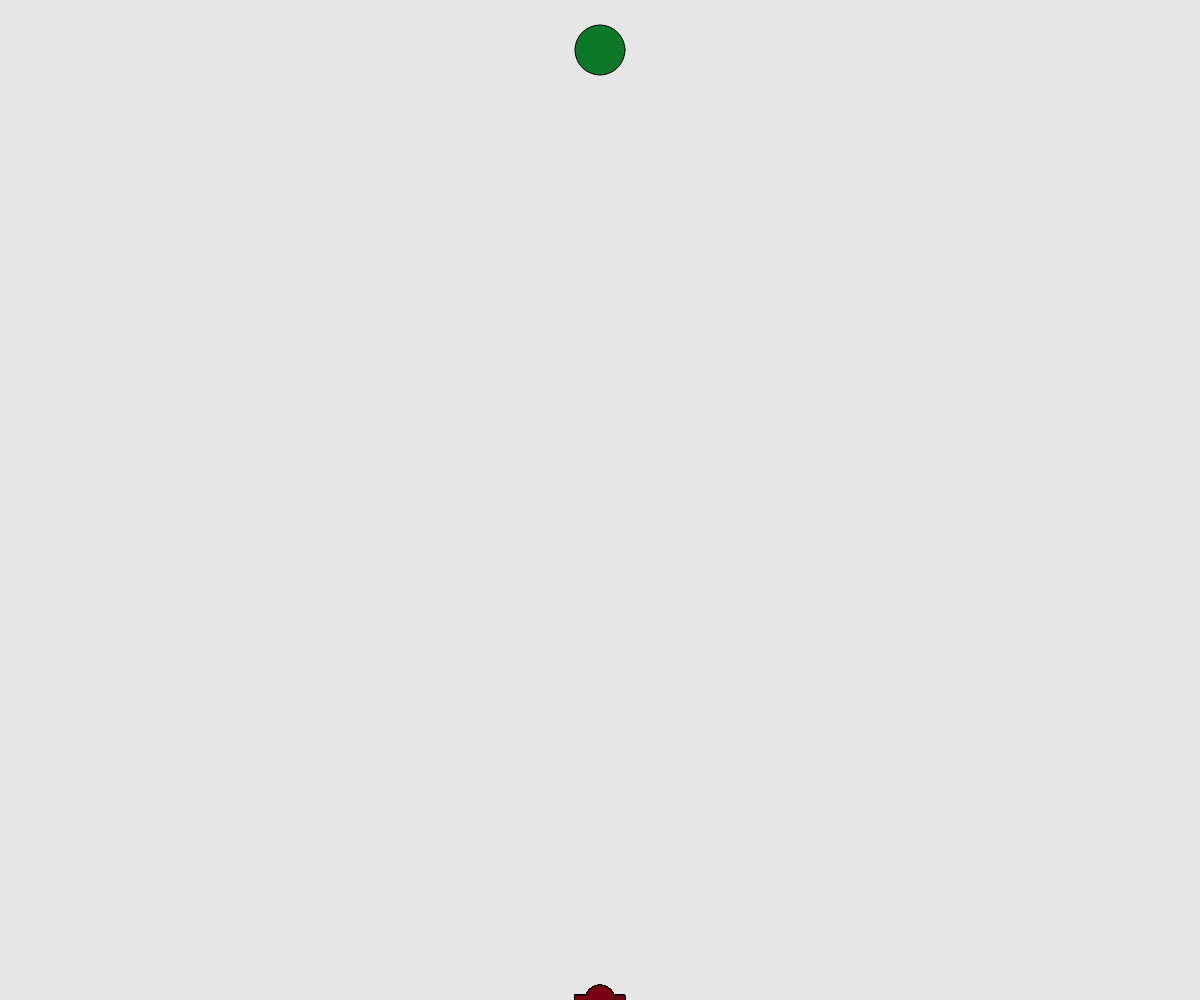
Frame 1 (no input)
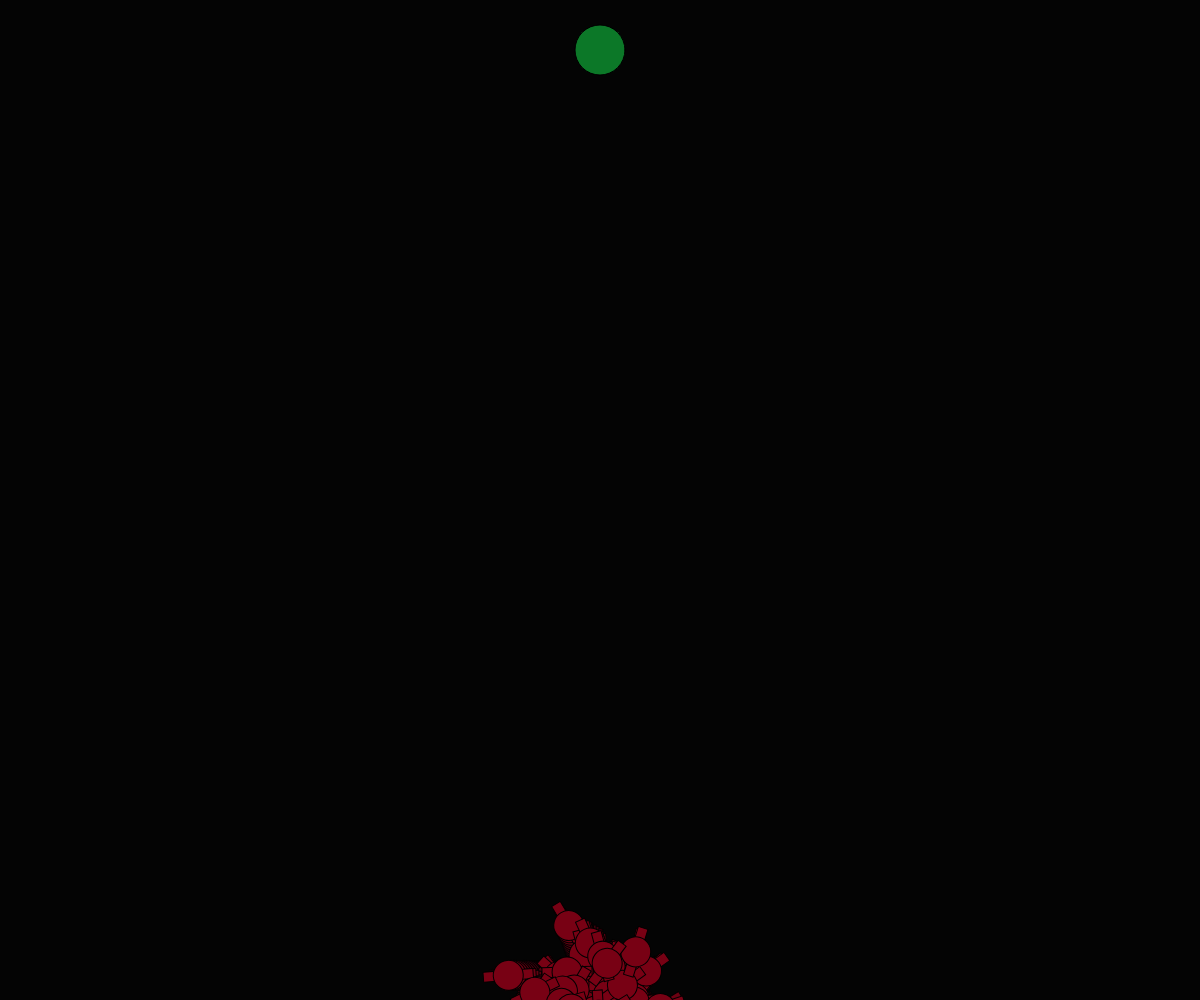
Frame 60 (no input)
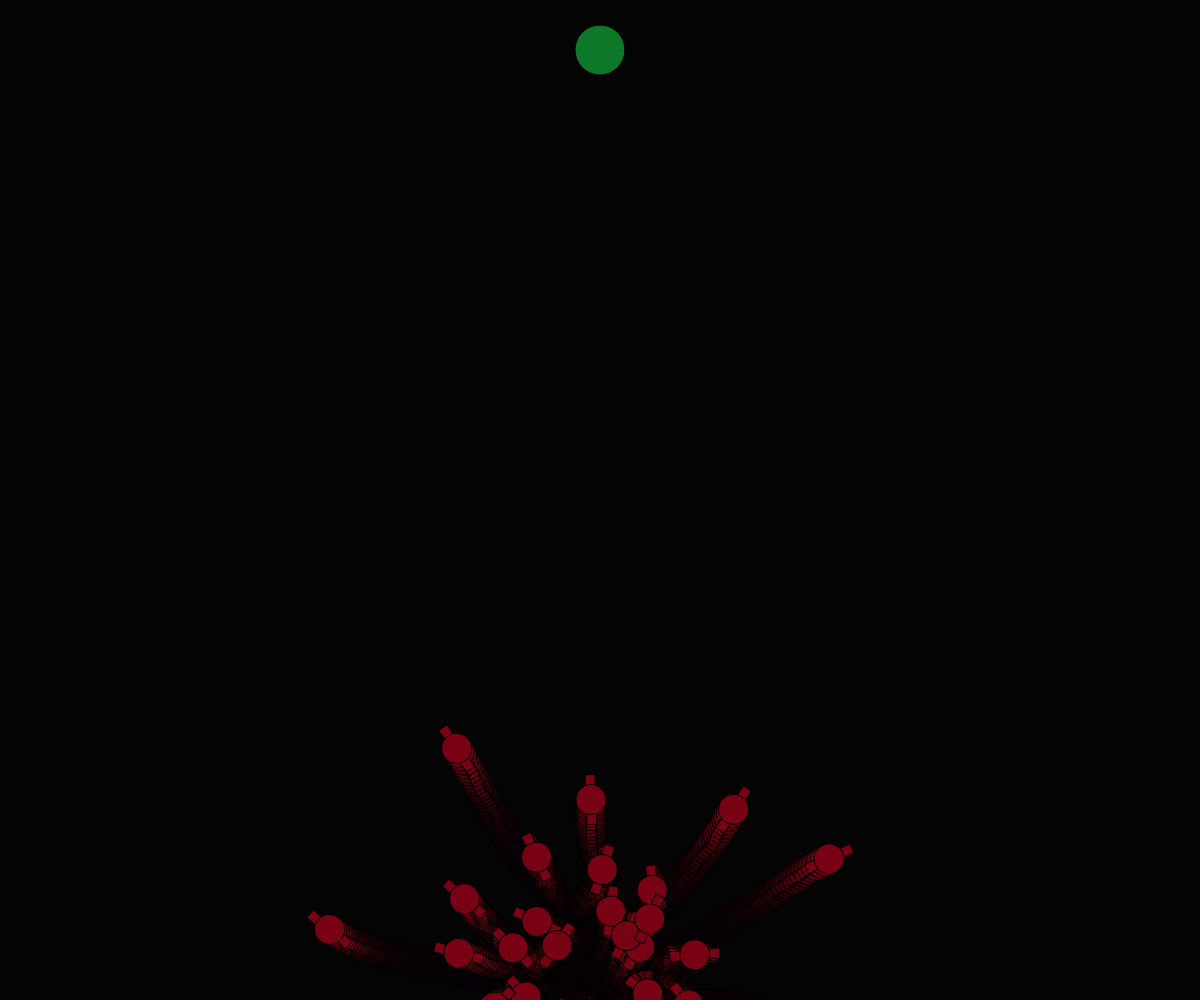
Frame 120 (the mouse pressed at the canvas centre since frame 60)

The p5.js sketch that drew these frames (run headless with seeded random() and noise() and a simulated clock; from frame 60 on, the mouse is pressed at the canvas centre):

// p5.js sketch
// ── sketch.js

var population; 
var lifespan = 200; 
var count = 0; 
var target; 
function setup()
{
createCanvas(windowWidth, windowHeight);
target = createVector(width/2 , 50); 
population= new Population();  
}


function draw()
{
background(0 , 25); 
fill(12 ,120,40); 
ellipse(target.x , target.y , 50); 
if (count>=lifespan)
{
    count=0; 
    var temp  = population.crossOver(); 

    population= new Population(temp); 
}
else{
population.run(); 
count++;
} 
}

class DNA
{
    constructor(gene)
    {
        this.size = 200 ; 
        if (gene)
        {
            this.genes= gene; 
        }
        else
        {
            this.genes = []; 
            for(var i =0; i<this.size ; i++)
        {
            var p = p5.Vector.random2D(); 
            p.mult(0.2);
            this.genes.push(p); 
        }
        }
    }
}

class Population
{
    constructor(new_generation)
    {
        this.size = 50; 
        this.rockets = [] ;
        this.mating_pool = []; 
        this.mutation = 0.01; 
        this.average_fitness=0; 
        if (new_generation)
        {
            this.rockets= new_generation; 
        }
        else
        {
        for (var i =0; i<this.size; i++)
        {
            this.rockets.push(new Rocket()); 
        }
    } 
    }
    run()
    {
        for (var i =0; i<this.rockets.length; i++)
        {
            this.rockets[i].draw(); 
            this.rockets[i].updaterocket();  
            this.rockets[i].calcFitness(); 
        }
    }

    crossOver()
    {
        // /mating_val = 0.4; 
       // var mating_val ;
        for (var i = 0; i<this.rockets.length; i++)
        {
           var mating_val = this.rockets[i].fitness*100; 

            for (var j = 0; j<mating_val; j++)
            {
                // creating a list of indexes of each pool and multiplying their fitness to add them to a list as something like
                // randomising with the greater fitness chromosomes, thus when choosing new rockets the ones with 
                // higher fitnesses shall be picked in a higher probability.
                this.mating_pool.push(i); 
               // mating_val = 0 ;
            }
        }
        //console.log(this.mating_pool); 
        
        //console.log(ran1); 
        var new_rockets = [];
        for(var k =0; k<this.size; k++)
        {
        var ran1 = random(this.mating_pool); 
        var ran2 = random(this.mating_pool); 
        var parent_one = this.rockets[ran1]; 
        var parent_two = this.rockets[ran2]; 
        var gene_passing=[]; 

        //console.log(parent_one.dna.genes.length); 
        // now we have two random rockets supposedly they'll have a high fitness as the pooling list contains mostly high fitness rockets.
        for (var n = 0; n<parent_one.dna.genes.length; n++)
        {
            if (n<parent_one.dna.length/2)
                gene_passing.push(parent_one.dna.genes[n]); 
            
            else
                gene_passing.push(parent_two.dna.genes[n]);  

            if (random(0,1) <=this.mutation)  {
            // this handles the mutation, if a random value generated is less than our mutation(1%),
            // it will be changed  randomly
             gene_passing[n]=p5.Vector.random2D(); 
            }
        }

        var dna_temp = new DNA(gene_passing); 
        var rocket_temp = new Rocket(dna_temp); 
        new_rockets.push(rocket_temp); 
        }
        
        return new_rockets;
    }
}

class Rocket 
{
    constructor(dna_passed)
    {
        this.pos = createVector(width/2 , height); 
        this.acc = createVector(0,0); 
        this.vel = createVector(); 
        
        if (dna_passed)
        {
        this.dna = dna_passed; 
        }
        else{
         //this.vel = p5.Vector.random2D(); 
        this.dna = new DNA(); 
        }
        this.fitness;
    }
    applyForce(force) {
        this.acc.add(force);
      }
    draw()
    {
        push();
        fill(120,1,20);  
        translate(this.pos.x, this.pos.y); 
        rotate(this.vel.heading()); 
        rectMode(CENTER); 
        rect(0 , 0, 50, 10);
        ellipse(0, 0, 30); 
        
        pop(); 
    }
    updaterocket()
    {
        this.applyForce(this.dna.genes[count]); 
        this.pos.add(this.vel); 
        this.vel.add(this.acc); 
        this.acc.mult(0); 
    }
    calcFitness()
    {
        var d = dist(this.pos.x , this.pos.y , target.x , target.y); 
        this.fitness = 1/d; 
        if (d<=10)
        {
            this.fitness*=5; 
        }
    }
}
